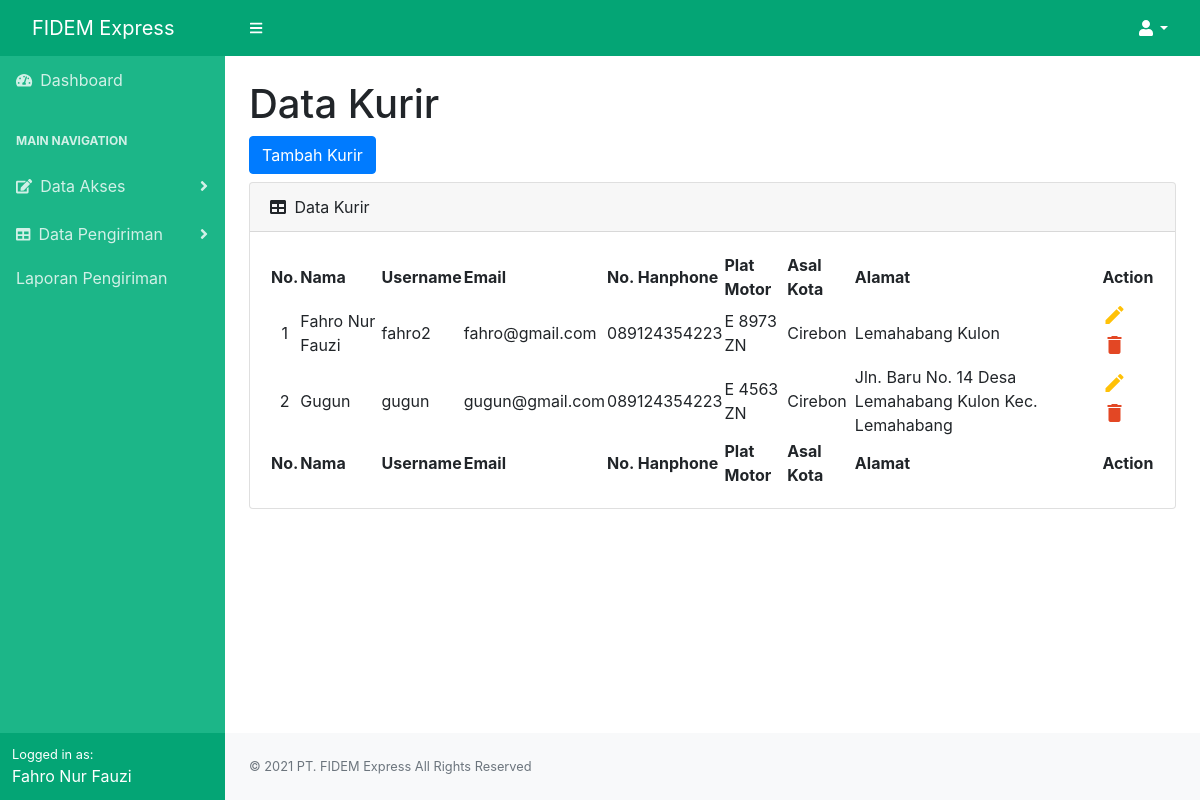
Page /admin/datakurir.php?id=2 on the committed database.
### tables this page shows
CREATE TABLE `tb_kurir` (
  `id` int(11) NOT NULL,
  `nama_kurir` varchar(100) NOT NULL,
  `email` varchar(100) NOT NULL,
  `nomor_kurir` varchar(100) NOT NULL,
  `plat_kurir` varchar(50) NOT NULL,
  `asal_kurir` varchar(100) NOT NULL,
  `alamat_kurir` text NOT NULL,
  `username` varchar(100) NOT NULL,
  `password` varchar(500) NOT NULL
);

### admin/functions.php (called while the page is built, shortened)
<?php
$hostname = "localhost";
$username = "root";
$password = "";
$database = "fidemexpress";
$conn = new mysqli($hostname, $username, $password, $database);
function query($query)
{
    global $conn;
    $result = mysqli_query($conn, $query);
    $rows = [];
    while ($row = mysqli_fetch_assoc($result)) {
        $rows[] = $row;
    }
    return $rows;
}

### admin/datakurir.php (the view, shortened to what this page needs)
<?php
require "functions.php";
?>
<!DOCTYPE html>
<html lang="en">
<head>
    <link href="https://cdn.jsdelivr.net/npm/simple-datatables@latest/dist/style.css" rel="stylesheet" />
    <link href="css/styles.css" rel="stylesheet" />
    <link rel="stylesheet" href="https://stackpath.bootstrapcdn.com/bootstrap/4.5.0/css/bootstrap.min.css">
    <link rel="stylesheet" href="https://maxcdn.bootstrapcdn.com/font-awesome/4.7.0/css/font-awesome.min.css">
</head>
                <?php
                $id = $_GET['id'];
                $query = "SELECT * from tb_admin where id = '$id'";
                $query_exec = mysqli_query($conn, $query);
                while ($row = mysqli_fetch_array($query_exec)):
            ?>
<body class="sb-nav-fixed">
    <nav class="sb-topnav navbar navbar-expand" style="background-color: #04a575;">
        <a class="navbar-brand ps-3" style="color : white;" href="index.php?id=<?php echo $row['id'] ?>">FIDEM Express</a>
        <button class="btn btn-link btn-sm order-1 order-lg-0 me-4 me-lg-0" style="color: white;" id="sidebarToggle" href="#!"><i class="fas fa-bars"></i></button>
        <ul class="navbar-nav ms-auto ms-md-0 me-3 me-lg-4 position-absolute top-2 end-0">
            <li class="nav-item dropdown">
                <a class="nav-link dropdown-toggle" style="color: white;" id="navbarDropdown" href="#" role="button" data-bs-toggle="dropdown" aria-expanded="false"><i class="fas fa-user fa-fw"></i></a>
            </li>
        </ul>
    </nav>
    <div id="layoutSidenav">
        <div id="layoutSidenav_nav">
            <nav class="sb-sidenav accordion sb-sidenav-dark" id="sidenavAccordion">
                <div class="sb-sidenav-menu">
                    <div class="nav">
                        <a class="nav-link" href="index.php?id=<?php echo $row['id'] ?>">
                            <div class="sb-nav-link-icon"><i class="fas fa-tachometer-alt"></i></div>
                            Dashboard
                        </a>
                        <div class="sb-sidenav-menu-heading">MAIN NAVIGATION</div>
                        <a class="nav-link collapsed" href="#" data-bs-toggle="collapse" data-bs-target="#collapseLayouts" aria-expanded="false" aria-controls="collapseLayouts">
                            <div class="sb-nav-link-icon"><i class="fas fa-edit"></i></div>
                            Data Akses
                            <div class="sb-sidenav-collapse-arrow"><i class="fas fa-angle-down"></i></div>
                        </a>
                        <a class="nav-link collapsed" href="#" data-bs-toggle="collapse" data-bs-target="#collapsePages" aria-expanded="false" aria-controls="collapsePages">
                            <div class="sb-nav-link-icon"><i class="fas fa-table"></i></div>
                            Data Pengiriman
                            <div class="sb-sidenav-collapse-arrow"><i class="fas fa-angle-down"></i></div>
                        </a>
                    </div>
                    <div>
                        <a class="nav-link" href="lapkirim.php?id=<?php echo $row['id'] ?>">
                            <div></div>Laporan Pengiriman
                        </a>
                    </div>
                </div>
                <div class="sb-sidenav-footer">
                    <div class="small" style="color: white;">Logged in as:</div>
                    <div style="color: white;">
                    <?php echo $row['nama']; ?>
                    </div>
                </div>
            </nav>
        </div>
        <?php endwhile; ?>
        <div id="layoutSidenav_content">
            <main>
                                <?php
                                $id = $_GET["id"];
                                ?>
                                <?php
                                $rows = query("SELECT * from `tb_admin` where id = '$id'");
                                foreach ($rows as $row) :
                                ?>
                <div class="container-fluid px-4">
                    <h1 class="mt-4">Data Kurir</h1>
                    <a href="tambahkurir.php?id=<?php echo $row["id"]; ?>" role="button" class="btn btn-primary mb-2" style="color:white;" type="reset" name="submit">Tambah Kurir</a>
                    <div class="card mb-4">
                        <div class="card-header">
                            <i class="fas fa-table me-1"></i> Data Kurir
                        </div>
                        <div class="card-body">
                            <table id="datatablesSimple">
                                <thead>
                                    <tr>
                                        <th style="text-align: center;">No.</th>
                                        <th>Nama</th>
                                        <th>Username</th>
                                        <th>Email</th>
                                        <th>No. Hanphone</th>
                                        <th>Plat Motor</th>
                                        <th>Asal Kota</th>
                                        <th>Alamat</th>
                                        <th>Action</th>
                                    </tr>
                                </thead>
                                <tfoot>
                                    <tr>
                                        <th style="text-align: center;">No.</th>
                                        <th>Nama</th>
                                        <th>Username</th>
                                        <th>Email</th>
                                        <th>No. Hanphone</th>
                                        <th>Plat Motor</th>
                                        <th>Asal Kota</th>
                                        <th>Alamat</th>
                                        <th>Action</th>
                                    </tr>
                                </tfoot>
                                <?php
                                $no = 1;
                                $data = mysqli_query($conn, "SELECT * from `tb_kurir`");
                                while ($d = mysqli_fetch_array($data)) {
                                ?>
                                    <tr>
                                        <td style="text-align: center;"><?php echo $no++; ?></td>
                                        <td><?php echo $d['nama_kurir']; ?></td>
                                        <td><?php echo $d['username']; ?></td>
                                        <td><?php echo $d['email']; ?></td>
                                        <td><?php echo $d['nomor_kurir']; ?></td>
                                        <td><?php echo $d['plat_kurir']; ?></td>
                                        <td><?php echo $d['asal_kurir']; ?></td>
                                        <td><?php echo $d['alamat_kurir']; ?></td>
                                        <td style="color: #a0a5b1; margin: 0 5px;">
                                                <a style="color: #FFC107;" href="editkurir.php?nama=<?php echo $d["nama_kurir"]; ?>&id=<?php echo $row["id"]; ?>" class="edit" title="Edit" data-toggle="tooltip"><i class="material-icons">&#xE254;</i></a>
                                                <a style="color: #E34724;" href="deletekurir.php?nama=<?php echo $d["nama_kurir"]; ?>&id=<?php echo $row["id"]; ?>" onclick="return confirm('Apakah anda yakin akan menghapus data?')" class="delete" title="Delete" data-toggle="tooltip"><i class="material-icons">&#xE872;</i></a>
                                        </td>
                                    </tr>
                                </div>
                                <?php
                                }
                                ?>
                                <?php endforeach; ?>
                    </div>
                </div>
        </div>
        <footer class="py-4 bg-light mt-auto">
            <div class="container-fluid px-4">
                <div class="d-flex align-items-center justify-content-between small">
                <div class="text-muted">&copy; 2021 PT. FIDEM Express All Rights Reserved</div>
                </div>
            </div>
        </footer>
    </body>
</html>

### rows in the picture
tb_kurir: nama_kurir "Fahro Nur Fauzi", username "fahro2", email "fahro@gmail.com", nomor_kurir "089124354223", plat_kurir "E 8973 ZN", asal_kurir "Cirebon", alamat_kurir "Lemahabang Kulon"
tb_kurir: nama_kurir "Gugun", username "gugun", email "gugun@gmail.com", nomor_kurir "089124354223", plat_kurir "E 4563 ZN", asal_kurir "Cirebon", alamat_kurir "Jln. Baru No. 14 Desa Lemahabang Kulon Kec. Lemahabang"

### other values in the picture
$row['nama'] "Fahro Nur Fauzi"
